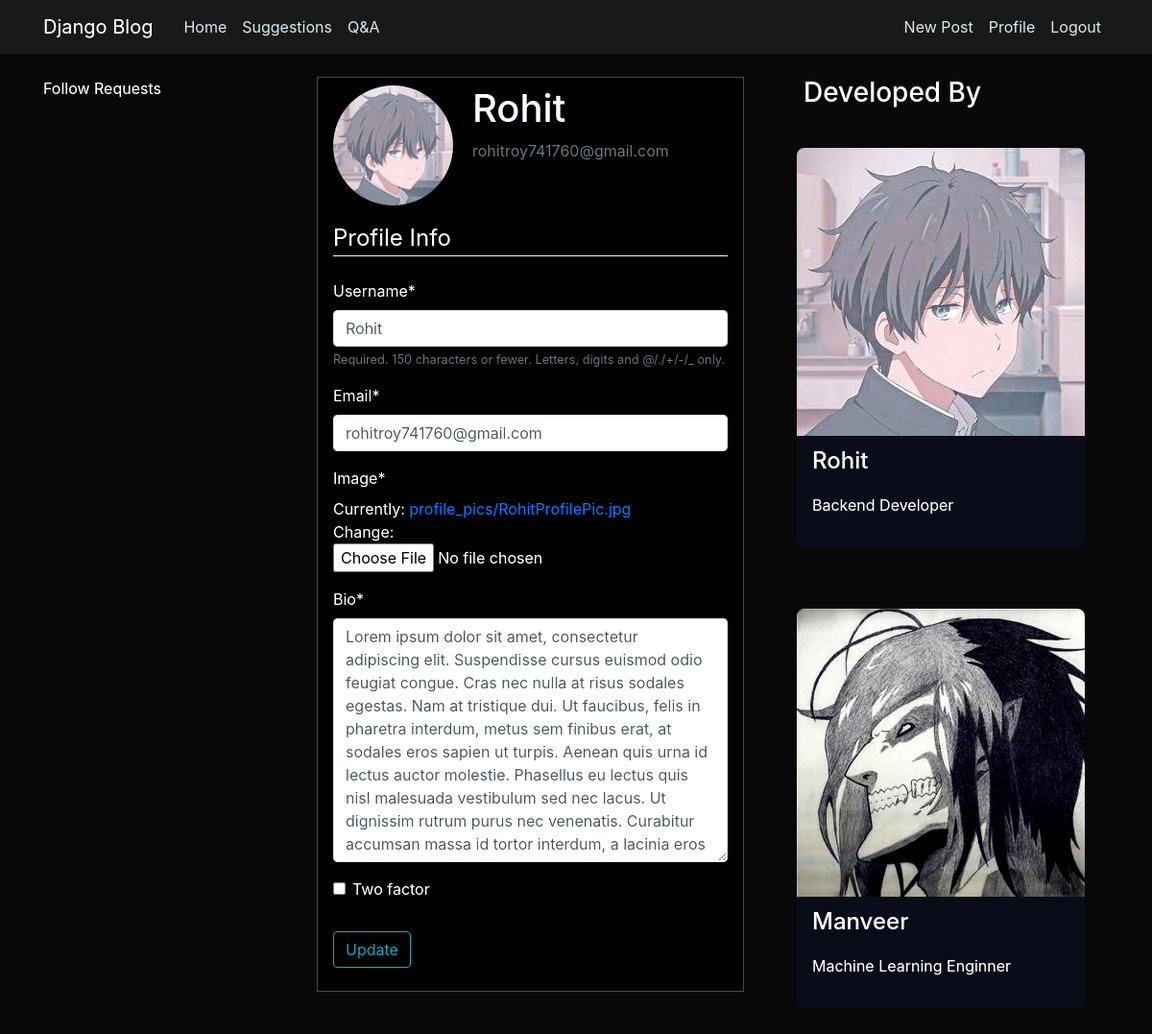
/profile/ (signed in), run on an earlier commit of the app's database.
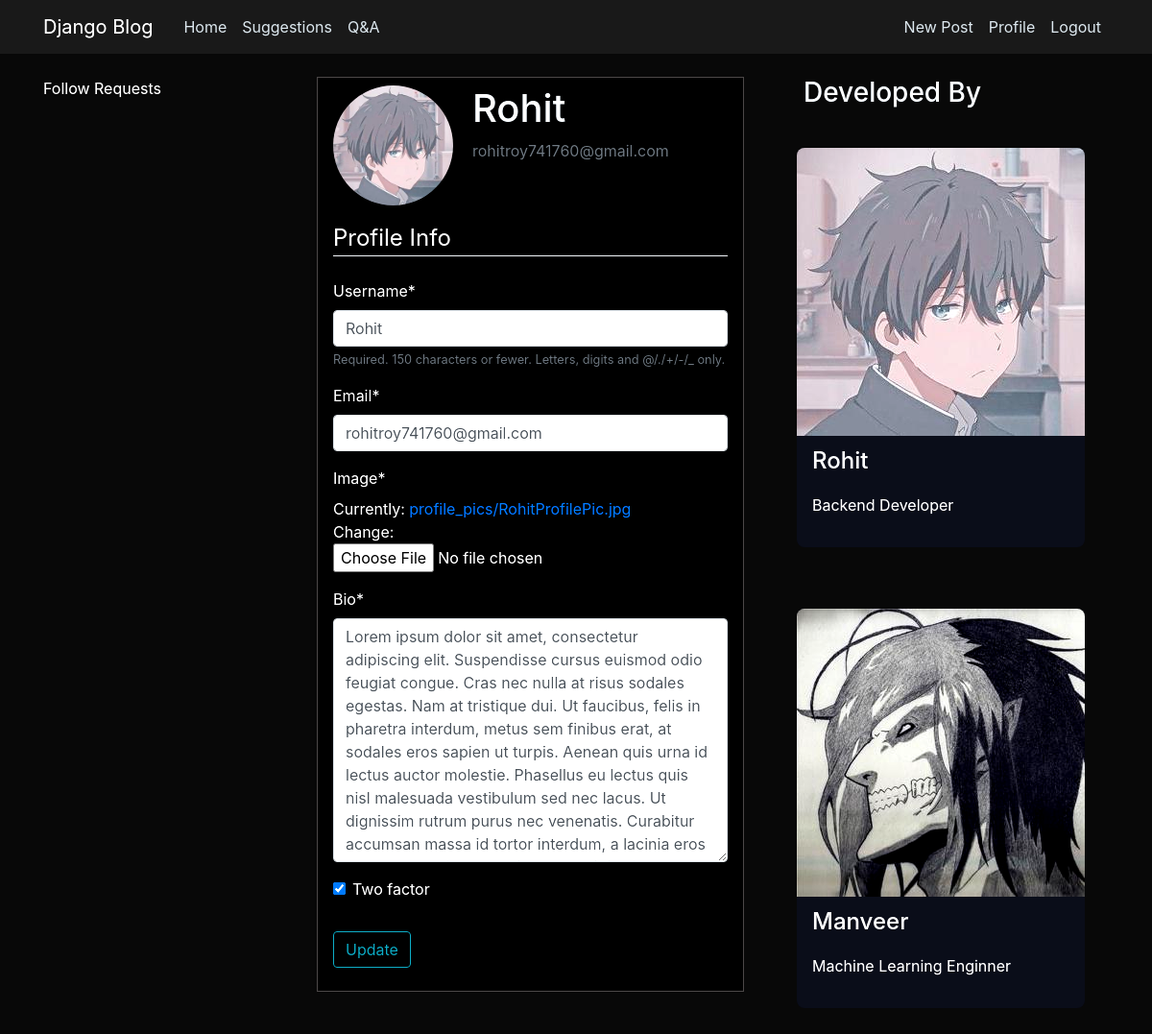
And on a later commit of the database.
### users/models.py (models this page shows, shortened)
class Profile(models.Model):
    user = models.OneToOneField(User, on_delete=models.CASCADE)
    image = models.ImageField(default='default.jpg', upload_to='profile_pics')
    bio = models.TextField(default="No Bio")
    face_encode = models.FileField(upload_to='face_encodes', blank=True)
    two_factor = models.BooleanField(default=False)
    following = models.ManyToManyField(
        User, related_name='following')
    follow_request = models.ManyToManyField(
        User, related_name='requests')

### users/views.py (the view)
# urls.py: path('profile/', user_views.profile, name="profile"),
@login_required
def profile(request):
    if request.method == 'POST':
        u_form = UserUpdateForm(request.POST, instance=request.user)
        p_form = ProfileUpdateForm(
            request.POST, request.FILES, instance=request.user.profile)
        if u_form.is_valid() and p_form.is_valid():
            instance = p_form.save(commit=False)
            if instance.two_factor == True:
                fi.faceCapture(instance)
                instance.save()
            instance.save()
            messages.success(
                request, f'Your account has been updated!')
            return redirect('profile')
    else:
        u_form = UserUpdateForm(instance=request.user)
        p_form = ProfileUpdateForm(instance=request.user.profile)
    context = {
        'u_form': u_form,
        'p_form': p_form
    }
    return render(request, 'users/profile.html', context)

### users/forms.py
class UserUpdateForm(forms.ModelForm):
    email = forms.EmailField()
    class Meta:
        model = User
        fields = ['username', 'email']

class ProfileUpdateForm(forms.ModelForm):
    class Meta:
        model = Profile
        fields = ['image', 'bio', 'two_factor']

### users/templates/users/profile.html (shortened to what this page needs)
{% extends "blog/base.html" %}
{% load crispy_forms_tags %}
{% block content %}
    <div class="content-section">
        <div class="media">
            <img class="rounded-circle account-img" src="{{ user.profile.image.url }}">
            <div class="media-body">
                <h2 class="account-heading">{{ user.username }}</h2>
                <p class="text-secondary">{{ user.email }}</p>
            </div>
        </div>
        <form method="POST" enctype="multipart/form-data">
            <fieldset class="form-group">
                <legend class="border-bottom mb-4">Profile Info</legend>
                {{ u_form|crispy }}
                {{ p_form|crispy }}
            </fieldset>
            <div class="form-group">
                <button class="btn btn-outline-info" type="submit">Update</button>
            </div>
        </form>
    </div>
{% endblock content %}

What changed in the data, as far as the page shows it:
changed Profile: two_factor "☐" → "☑"
